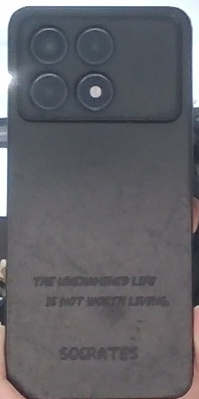
#> input picture opencv/Task1_basic_operates/phone.jpg, 199 x 399 px, found by its file name
$ python 3.suofang.py
#> lines starting #> are read from the running program, lines starting #| are printed output that depends on the picture
import cv2


#缩放
img1=cv2.imread('phone.jpg')
#> img1 is the input picture: shape (399, 199, 3); mean B, G, R 104, 99, 99
img3=cv2.imread('all.jpg')
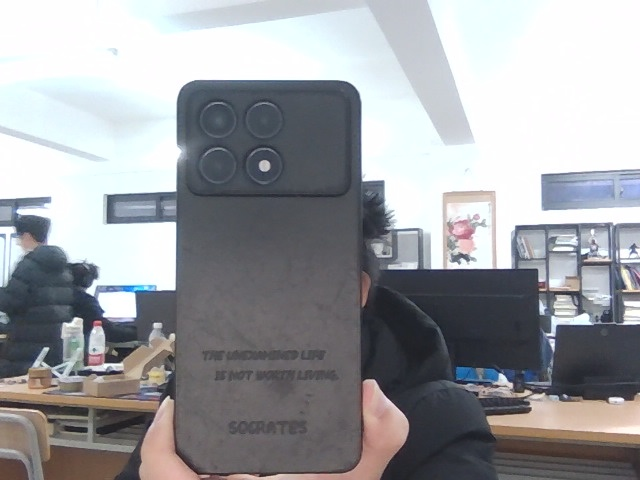
#> input picture opencv/Task1_basic_operates/all.jpg, 640 x 480 px, found by its file name
#> img3 is the input picture: shape (480, 640, 3); mean B, G, R 160.6, 157, 155.6

cv2.imshow('phone',img3)
print (img3.shape)
#| (480, 640, 3)

print(img1.shape)
#| (399, 199, 3)

img2=cv2.resize(img1,(640,480))
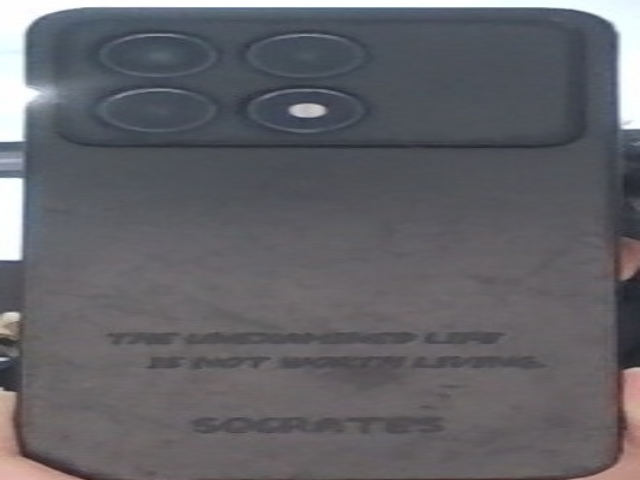
#> img2: shape (480, 640, 3); mean B, G, R 103.9, 98.9, 98.9
cv2.imshow('gai',img2)

cv2.waitKey(0)
